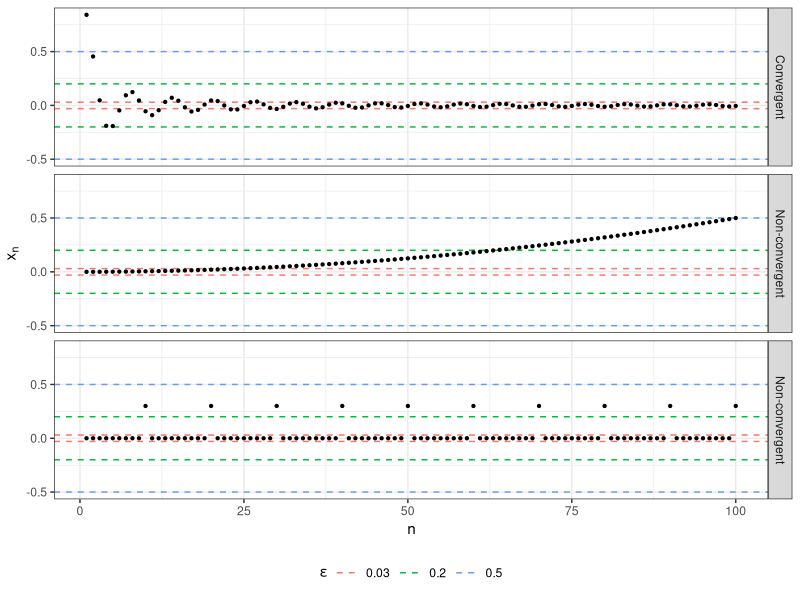
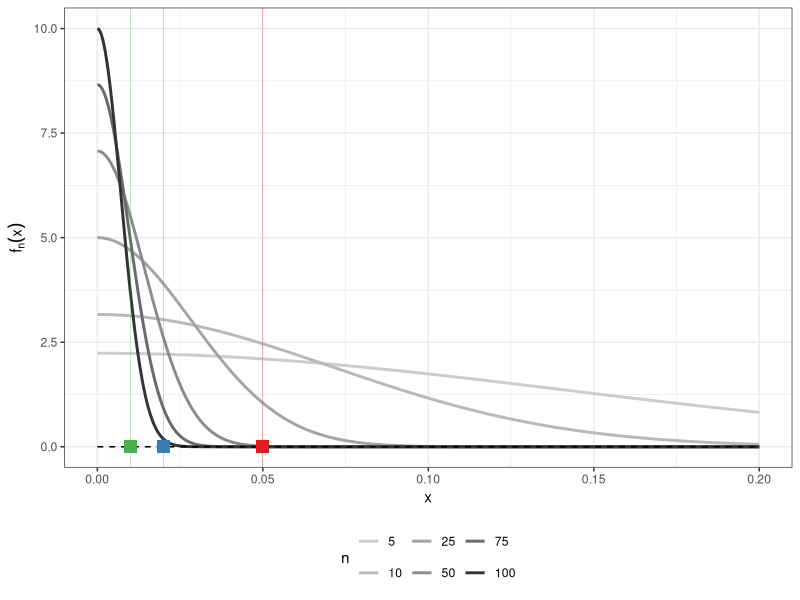
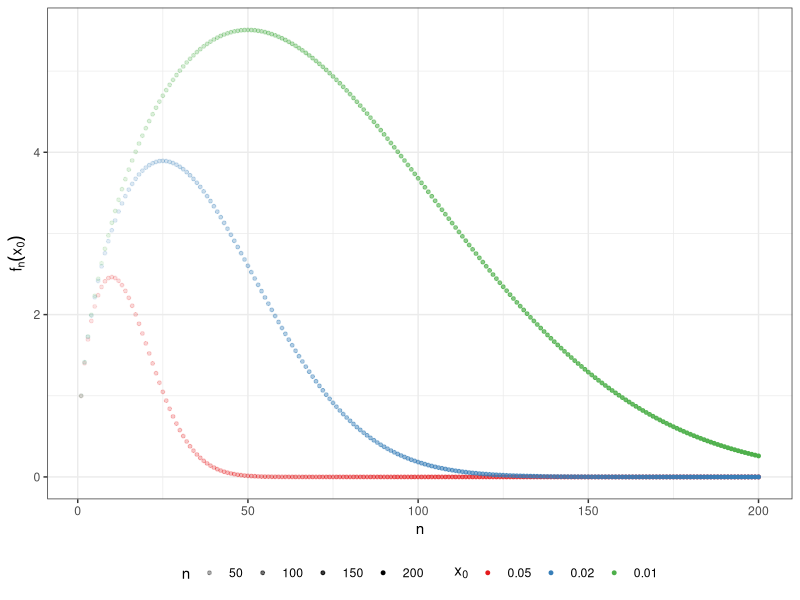
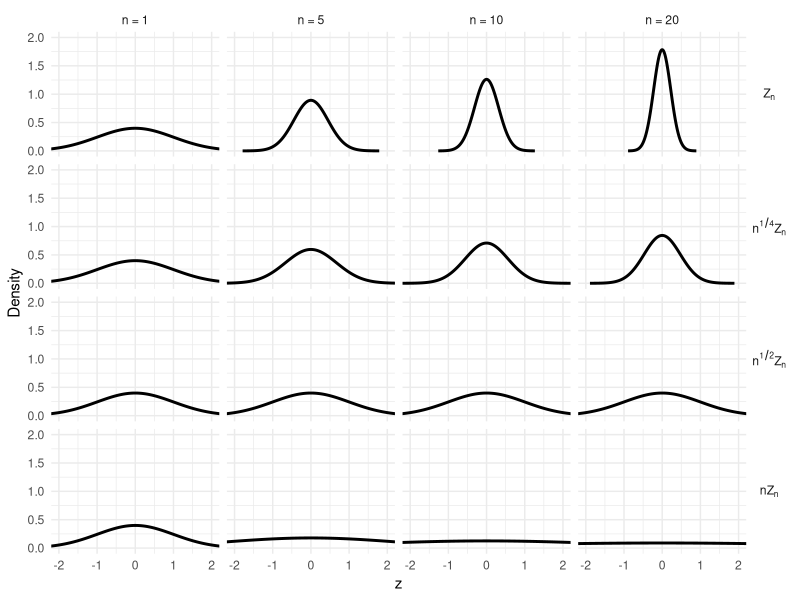
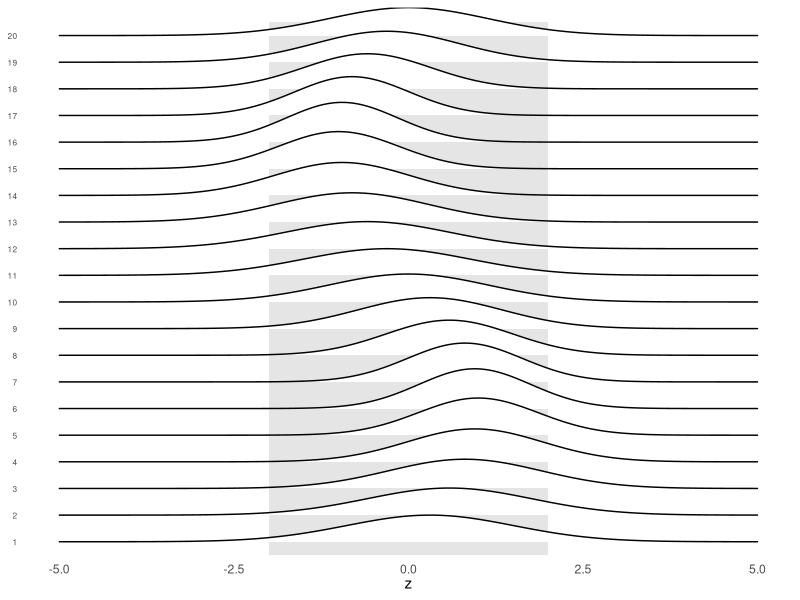

Recreate these plots in R, in order.
## ---- chunk 1
#| echo: false
#| warning: false

library(ggplot2)
library(tidyr)

# 1) build the sequences
n <- 1:100
df <- data.frame(
  n = n,
  convergent = sin(n) / n,
  nonconvergent = ifelse(n%%10 == 0, 0.3, 0),
  divergent = 0.5*(n/100)^2
)

# 2) pivot to long form for faceting
df_long <- pivot_longer(df,
                        cols = c(convergent, nonconvergent, divergent),
                        names_to = "sequence",
                        values_to = "value")

# 3) set up multiple epsilon bands
eps <- c(0.5, 0.2, 0.03)
eps_df <- tibble(
  yintercept = c( eps, -eps ),
  epsilon = factor(abs(yintercept))
)

# 4) plot
ggplot(df_long, aes(x = n, y = value)) +
  # draw ε-bands
  geom_hline(data = eps_df,
             aes(yintercept = yintercept, color = epsilon),
             linetype = "dashed", size = 0.5) +
  geom_point(size=0.8) +  
  # separate panels
  facet_grid(sequence~.,
             labeller = as_labeller(c(
               convergent    = "Convergent",
               nonconvergent = "Non-convergent",
               divergent = "Non-convergent"
             ))) +
  
  # labels & theme
  labs(
    x     = "n",
    y     = expression(x[n]),
    color = expression(epsilon)
  ) +
  theme_bw() +
  theme(
    legend.position = "bottom"
  )
## ---- chunk 2
#| echo: false
#| warning: false

#--- Plot 1: function curves f_n(x) → 0 (pointwise) but narrowing support
library(ggplot2)
library(magrittr)
library(tidyverse)
library(RColorBrewer)

# choose a few n’s to overlay
n_plot <- c(5, 10, 25, 50, 75, 100)

# grid of x
x_vals <- seq(0, 0.2, length.out = 500)
x0_vals   <- c(0.05, 0.02, 0.01)
x0_colors <- brewer.pal(3, "Set1")  # e.g. "#E41A1C", "#377EB8", "#4DAF4A"

# build data.frame
df_funcs <- do.call(rbind, lapply(n_plot, function(n) {
  data.frame(
    x = x_vals,
    y = sqrt(n) * exp(-(n * x_vals)^2),
    n = factor(n)
  )
}))
# the true limit f(x)=0
df_zero <- data.frame(x = x_vals, y = 0)

# ggplot
p = ggplot(df_funcs, aes(x = x, y = y, color = n)) +
  geom_line(size = 1) +
  geom_line(data = df_zero,
            aes(x = x, y = y),
            color = "black", linetype = "dashed") +
  scale_color_grey(
    start = 0.8,   # lightest for n = 10
    end   = 0.2,   # darkest  for n = 100
    name  = "n"
  ) +
  labs(
    x     = "x",
    y     = expression(f[n](x)),
    color = "n"
  ) +
  theme_bw() +
  theme(legend.position = "bottom")


for (i in seq_along(x0_vals)) {
  p <- p + annotate(
    geom  = "point",
    x     = x0_vals[i],
    y     = 0,
    colour = x0_colors[i],
    shape  = 15,
    size   = 4
   ) +
    geom_vline(
      xintercept = x0_vals[i],
      colour     = x0_colors[i],
    #   linetype   = "dashed",
      size       = 0.1
    )
}
p
## ---- chunk 3
#| echo: false
#| warning: false
#--- Plot 2: pointwise convergence at fixed x0’s, all on the same axes

# fixed x0’s
n_vals  <- 1:200

# build data
df_pt <- expand.grid(n = n_vals, x0 = x0_vals) |>
    mutate(y = sqrt(n) * exp(-(n * x0)^2))

# ggplot
ggplot(df_pt, aes(x = n, y = y, color = factor(x0, levels=x0_vals), alpha=n)) +
  geom_point(size = 1) +
  labs(
    x     = "n",
    y     = expression(f[n](x[0])),
    color = expression(x[0])
  ) +
    scale_color_manual(
    values = x0_colors,
    name   = expression(x[0])
  ) +
  theme_bw() +
  theme(legend.position = "bottom")
## ---- chunk 4
#| echo: false
#| warning: false

library(ggplot2)
library(dplyr)

# --- parameters
n_vals <- c(1, 5, 10, 20)
scales <- tibble(
  scaling_expr = c("Z[n]",
                   "n^{1/4}*Z[n]",
                   "n^{1/2}*Z[n]",
                   "n*Z[n]"),
  scale_fun = list(
    function(n) 1,
    function(n) n^(1/4),
    function(n) sqrt(n),
    function(n) n
  )
)

# --- build densities for each (scaling, n)
df_list <- list()
for(i in seq_len(nrow(scales))) {
  lbl <- scales$scaling_expr[i]
  f   <- scales$scale_fun[[i]]
  for(n in n_vals) {
    sf <- f(n)
    var <- (sf^2) * (1/n)       # Var(Z)=1/n, so Var(sf·Z)=sf^2*(1/n)
    sd  <- sqrt(var)
    x_grid <- seq(-4*sd, 4*sd, length.out = 200)
    dens   <- dnorm(x_grid, mean = 0, sd = sd)
    df_list[[length(df_list)+1]] <- tibble(
      x       = x_grid,
      density = dens,
      n       = factor(n, levels = n_vals),
      scaling = lbl
    )
  }
}
df <- bind_rows(df_list) |>
    mutate(scaling = fct_rev(scaling))

# --- plot
ggplot(df, aes(x = x, y = density)) +
  geom_line(size = 1) +
  facet_grid(
    cols = vars(n),
    rows  = vars(scaling),
    labeller = labeller(scaling = label_parsed, n = as_labeller(function(x) paste0("n = ", x)))
  ) +
  labs(
    x     = "z",
    y     = "Density",
  ) +
  theme_minimal() +
  theme(
    strip.text.y     = element_text(angle = 0, face = "bold"),
    legend.position  = "bottom"
  ) +
  coord_cartesian(xlim = c(-2, 2), ylim=c(0,2))
## ---- chunk 5
#| echo: false
#| warning: false
library(tidyverse)
library(ggridges)

set.seed(123)

# parameters
N       <- 20      # number of densities
b       <- 2       # stochastic bound
epsilon <- 0.05    # slack

# build a data frame of densities with sine‐wave means & oscillating sds
dens_df <- map_dfr(1:N, function(n) {
  # sine‐wave mean between -1 and +1
  mu <- sin(2 * pi * n / N) * 1
  # sd oscillates between ~0.8 and ~1.2
  sd <- 1 + 0.2 * sin(2 * pi * n / (N/2) + pi/4)
  
  x <- seq(-5, 5, length.out = 300)
  density <- dnorm(x, mean = mu, sd = sd)
  
  tibble(n = n, x = x, density = density, mu = mu, sd = sd)
})

# joy‐division style plot
ggplot(dens_df, aes(x = x, y = factor(n), height = density, group = n)) +
  # shaded bound region
  annotate("rect",
           xmin = -b, xmax =  b,
           ymin = 0.5, ymax = N + 0.5,
           fill = "grey80", alpha = 0.5
  ) +
  # ridges
  geom_ridgeline(fill = "white", color = "black", size = 0.3, scale = 3) +
  # labels
  labs(
    x        = expression(z),
    y        = "n",
  ) +
  theme_minimal() +
  theme(
    axis.title.y    = element_blank(),
    panel.grid      = element_blank(),
    plot.subtitle   = element_text(size = 10),
    axis.text.y     = element_text(size = 6)
  )
